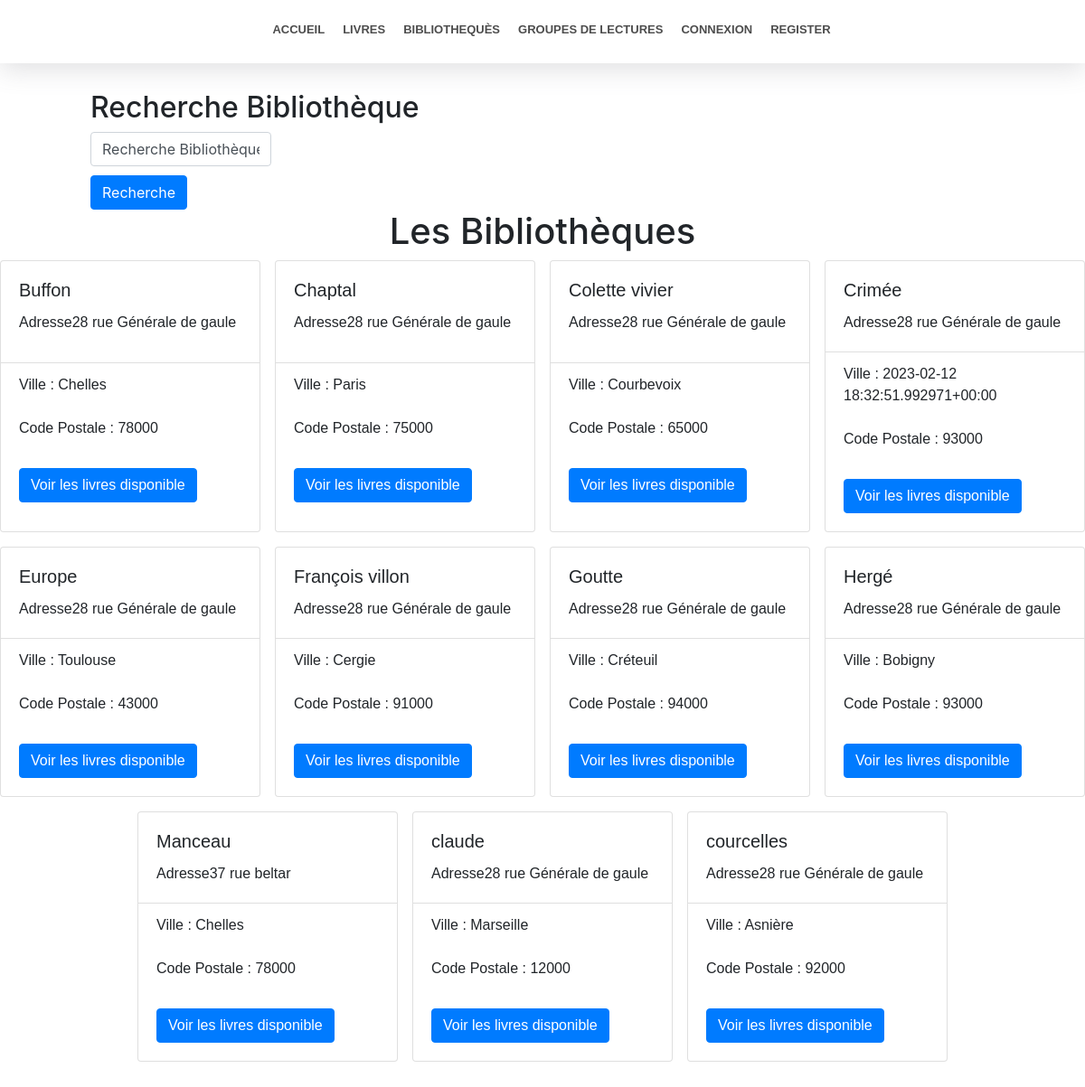
/bibliotheques, run on an earlier commit of the app's database.
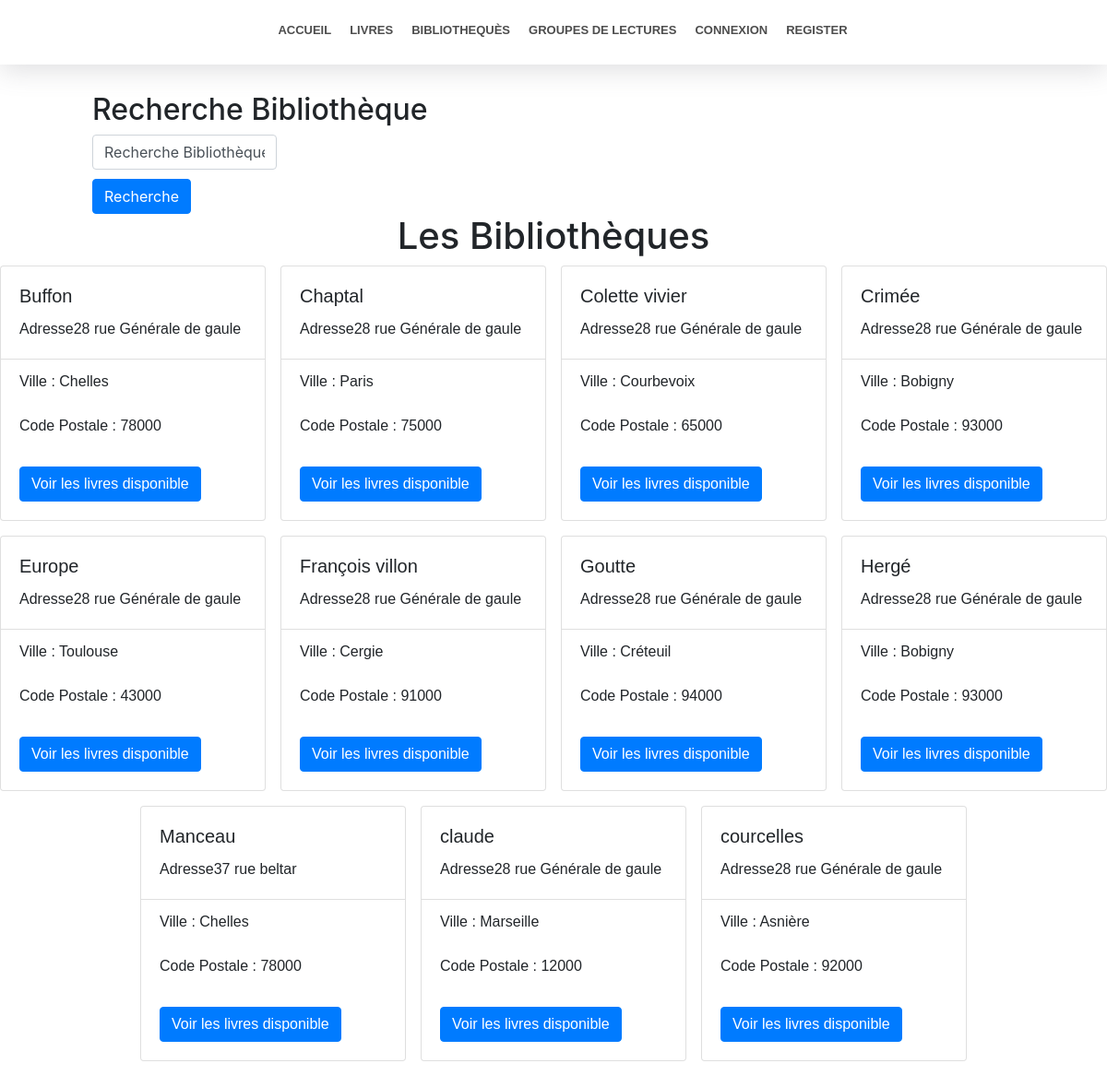
And on a later commit of the database.
### accounts/models.py (models this page shows, shortened)
class Biliotheque(models.Model):
    name = models.CharField(max_length=60)
    adresse = models.CharField(max_length=60)
    ville = models.CharField(max_length=50)
    cp = models.CharField(max_length=60)

### livre/views.py (the view)
# urls.py: path('bibliotheques', livre_views.bibliotheques,name="bibliotheques"),
def bibliotheques(request):
    context = {}
    context["bibliotheques"] = Biliotheque.objects.order_by("name")
    return render(request, 'bibliotheque/index.html', context=context)

### templates/bibliotheque/index.html (shortened to what this page needs)
{% extends 'index.html' %}
{% block content %}
    <div style="height: 100px"></div>
    <form method="GET" action="{% url 'bibliotheque_search' %}" style="margin-left: 100px">
        <h2>Recherche Bibliothèque</h2>
        <div style="max-width: 200px;">
            <select class="form-control selectpicker" name="id" data-live-search="true">
                <option value="">Recherche Bibliothèque</option>
            </select>
        </div>
        <div style="height: 10px"></div>
        <button class="btn btn-primary" type="submit">Recherche</button>
    </form>
    <h1 class="text-center">Les Bibliothèques</h1>
    <section style="max-width: 1400px;margin: auto;">
        <div class="d-flex flex-wrap justify-content-center gap-3">
            {% for bibliotheque in bibliotheques %}
                <div class="card" style="width: 18rem;min-width: 286px;">
                      <div class="card-body">
                        <h5 class="card-title">{{ bibliotheque.name }}</h5>
                        <p class="card-text">Adresse{{ bibliotheque.adresse }}</p>
                      </div>
                      <ul class="list-group list-group-flush">
                          <li class="list-group-item">Ville : {{ bibliotheque.ville }}</li>
                          <li class="list-group-item">Code Postale : {{ bibliotheque.cp }}</li>
                      </ul>
                      <div class="card-body">
                            <a href="bibliotheque/livres?id={{ bibliotheque.pk }}" class="btn btn-primary">Voir les livres disponible</a>
                      </div>
                </div>
            {% endfor %}
        </div>
    </section>
{% endblock %}

What changed in the data, as far as the page shows it:
changed Biliotheque "Crimée": ville "2023-02-12 18:32:51.992971+00:00" → "Bobigny"
